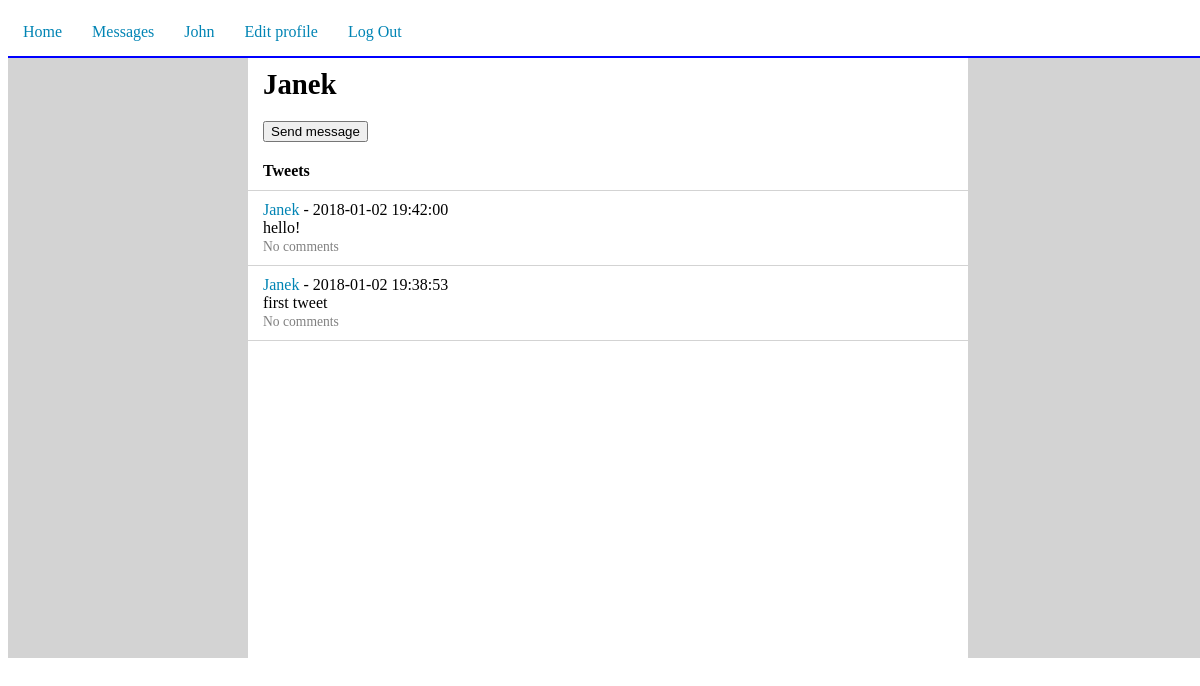
The page /web/user_page.php?user_name=Janek (signed in) on the database its author committed.
### tables this page shows
CREATE TABLE `users` (
  `id` int(11) NOT NULL,
  `email` varchar(255) NOT NULL,
  `username` varchar(255) NOT NULL,
  `hash_pass` varchar(255) NOT NULL
);

CREATE TABLE `tweets` (
  `id` int(11) NOT NULL,
  `user_id` int(11) DEFAULT NULL,
  `text` varchar(140) DEFAULT NULL,
  `creation_date` datetime DEFAULT NULL
);

### src/User.php (called while the page is built, shortened)
<?php
class User
{
    private $id;
    private $username;
    public function __construct()
    {
        $this->id = -1;
        $this->username = '';
    }
    public function getId()
    {
        return $this->id;
    }
    public function getUsername()
    {
        return $this->username;
    }
    static public function loadUserById(PDO $conn, $id)
    {
        $stmt = $conn->prepare('SELECT * FROM Users WHERE id=:id');
        $result = $stmt->execute(['id' => $id]);
        if ($result === true && $stmt->rowCount() > 0) {
            $row = $stmt->fetch(PDO::FETCH_ASSOC);
            $loadedUser = new User();
            $loadedUser->id = $row['id'];
            $loadedUser->username = $row['username'];
            $loadedUser->hashPass = $row['hash_pass'];
            $loadedUser->email = $row['email'];
            return $loadedUser;
        }
        return null;
    }
    static public function loadUserByUsername(PDO $conn, $username)
    {
        $stmt = $conn->prepare('SELECT * FROM Users WHERE username=:username');
        $result = $stmt->execute(['username' => $username]);
        if ($result === true && $stmt->rowCount() > 0) {
            $row = $stmt->fetch(PDO::FETCH_ASSOC);
            $loadedUser = new User();
            $loadedUser->id = $row['id'];
            $loadedUser->username = $row['username'];
            $loadedUser->hashPass = $row['hash_pass'];
            $loadedUser->email = $row['email'];
            return $loadedUser;
        }
        return null;
    }
}

### src/Tweet.php (called while the page is built, shortened)
<?php
class Tweet
{
    private $id;
    private $text;
    private $creationDate;
    public function __construct()
    {
        $this->id = -1;
        $this->text = '';
        $this->creationDate = '';
    }
    public function getId()
    {
        return $this->id;
    }
    public function getText()
    {
        return $this->text;
    }
    public function getCreationDate()
    {
        return $this->creationDate;
    }
    static public function loadAllTweetsByUserId(PDO $conn, $userId)
    {
        $ret = [];
        $stmt = $conn->prepare('SELECT * FROM Tweets WHERE user_id=:user_id ORDER BY creation_date DESC');
        $result = $stmt->execute(['user_id' => $userId]);
        if ($result !== false && $stmt->rowCount() > 0) {
            while ($row = $stmt->fetch(PDO::FETCH_ASSOC)) {
                $loadedTweet = new Tweet();
                $loadedTweet->id = $row['id'];
                $loadedTweet->userId = $row['user_id'];
                $loadedTweet->text = $row['text'];
                $loadedTweet->creationDate = $row['creation_date'];
                $ret[] = $loadedTweet;
            }
            return $ret;
        }
        return null;
    }
}

### src/Comment.php (called while the page is built, shortened)
<?php
class Comment
{
    static public function loadAllCommentsByPostId(PDO $conn, $postId)
    {
        $stmt = $conn->prepare('SELECT * FROM Comments WHERE post_id=:post_id ORDER BY creation_date DESC');
        $result = $stmt->execute(['post_id' => $postId]);
        return null;
    }
}

### web/user_page.php (the view, shortened to what this page needs)
<?php
require_once '../src/connection.php';
require_once '../src/User.php';
require_once '../src/Tweet.php';
require_once '../src/Comment.php';
$loggedInUser = User::loadUserById($conn, $_SESSION['user']);
$loggedUserName = $loggedInUser->getUsername();
if ('GET' === $_SERVER['REQUEST_METHOD']) {
    if (isset($_GET['user_name'])) {
        $username = $_GET['user_name'];
        $user = User::loadUserByUsername($conn, $username);
        $userId = $user->getId();
        $userTweets = Tweet::loadAllTweetsByUserId($conn, $userId);
        ?>
        <!DOCTYPE html>
        <html lang="en">
        <head>
            <link rel="stylesheet" type="text/css" href="../src/style.css">
        </head>
        <body>
        <div class="container">
            <?php include ('../src/top_bar.php'); ?>
            <div class="content">
                <?php
                if ($_SESSION['user'] != $userId){
                    echo "<div class='user'>$username</div>";
                    echo "<div class='box'>
                      <form method='get' action='create_message.php'>
                      <button type='submit' name='id' value='$userId'>Send message</button>
                      </form>
                      </div>";
                }
                if ($userTweets) {
                    echo "<div class='box line'><b>Tweets</b></div>";
                    foreach ($userTweets as $t) {
                        $tweetId = $t->getId();
                        $creationDate = $t->getCreationDate();
                        $text = $t->getText();
                        $comments = Comment::loadAllCommentsByPostId($conn, $tweetId);
                        echo "<div>";
                        echo "<a href='tweet_page.php?id=$tweetId' class='box hov line'>";
                        echo "<object><a href='user_page.php?user_name=$username'>$username</a></object>";
                        echo " - $creationDate<br>";
                        echo "$text<br>";
                        echo "<span class='comment-line'>";
                        echo count($comments) > 0 ? "Comments: " . count($comments) : "No comments";
                        echo "</span>";
                        echo "</a>";
                        echo "</div>";
                    }
                } else {
                    echo "<div class='box'>No tweets...</div>";
                }
                ?>
            </div>
        </div>
        </body>
        </html>
        <?php
    } else {
        echo "No data to display";
    }
}

### src/top_bar.php (shortened to what this page needs)
<div class="top-bar">
    <div class="top-div"><a href="../index.php">Home</a></div>
    <div class="top-div"><a href='../web/messages.php'>Messages</a></div>
    <div class="top-div"><a href="../web/user_page.php?user_name=<?=$loggedUserName?>" ><?=$loggedUserName?></a></div>
    <div class="top-div"><a href='../web/user_edit.php'>Edit profile</a></div>
    <div class="top-div"><a href='../web/login.php?action=logout'>Log Out</a></div>
</div>

### src/style.css (style rules this page uses)
body { width: 100%; padding: 0; }
.container { background: lightgray; width: 100%; }
.content { width: 60%; margin: auto; background: white; min-height: 600px; }
.user { font-weight: bold; font-size: 1.8em; padding: 10px 15px; }
.box { color: #000000; display: block; padding: 10px 15px; }
.line { border-bottom: 1px solid lightgray; }
a { text-decoration: none; color: #0084b4; }
a.box { text-decoration: none; }
.top-bar { background: white; border-bottom: 2px solid blue; }
.top-div { float: left; padding: 15px; }
.comment-line { font-size: 0.85em; color: gray; }

### rows shown on the page
users: username "John"
tweets: creation_date "2018-01-02 19:42:00", text "hello!"
tweets: creation_date "2018-01-02 19:38:53", text "first tweet"

### other values the page prints
$username "Janek"
